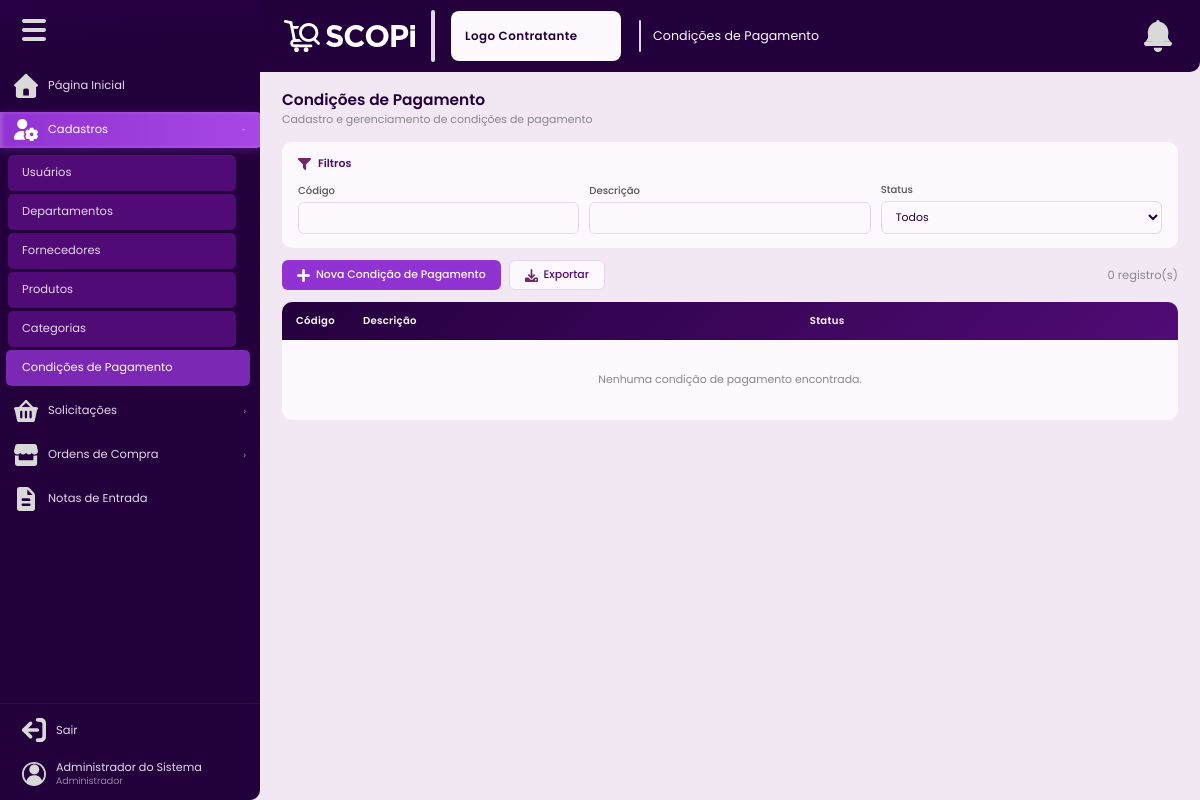
The page /condicoes-pagamento (signed in) on the database as committed earlier.
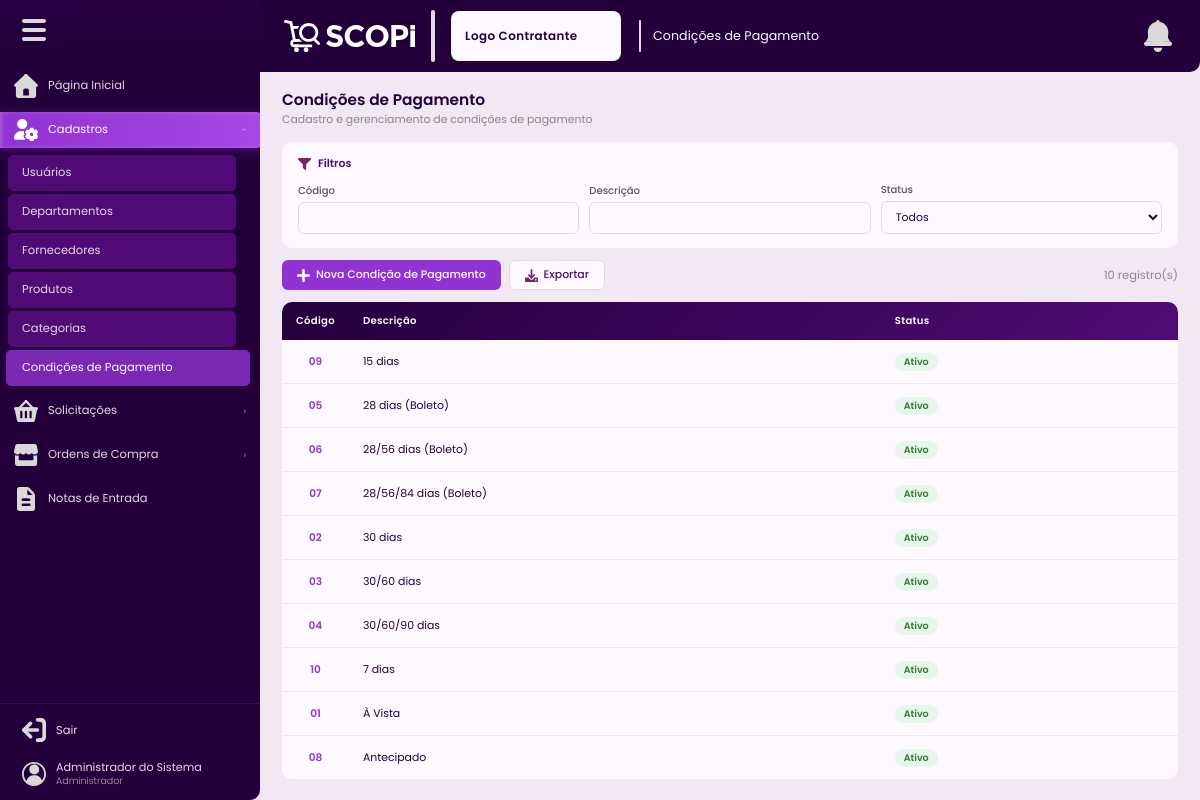
The same page on the database as committed later.
### tables this page shows
CREATE TABLE IF NOT EXISTS condicoes_pagamento (
    id           INT UNSIGNED AUTO_INCREMENT PRIMARY KEY,
    codigo       CHAR(2)       NOT NULL UNIQUE,
    descricao    VARCHAR(150)  NOT NULL,
    situacao     ENUM('ativo','inativo') NOT NULL DEFAULT 'ativo',
    criado_em    DATETIME      NOT NULL DEFAULT CURRENT_TIMESTAMP,
    atualizado_em DATETIME     NULL ON UPDATE CURRENT_TIMESTAMP,
    INDEX idx_situacao (situacao)
);

### Controllers/BaseController.php (called while the page is built, shortened)
<?php
class BaseController{
    protected function renderizar(string $view, array $variaveis = []): void {
        extract($variaveis);
        require_once __DIR__ . '/../Views/templates/header.php';
        require_once __DIR__ . '/../Views/' . $view . '.php';
        require_once __DIR__ . '/../Views/templates/footer.php';
    }
}

### Controllers/CondicaoPagamentoControlador.php (called while the page is built, shortened)
<?php
class CondicaoPagamentoControlador extends BaseController {
    private CondicaoPagamentoModelo $modelo;
    public function __construct() {
        $this->modelo = new CondicaoPagamentoModelo();
    }
    public function listar(): void {
        $filtros = $_GET;
        $condicoes = $this->modelo->listarComFiltros($filtros);
        $this->renderizar('cadastros/condicoes-pagamento', compact('condicoes', 'filtros'));
    }
}

### index.php (called while the page is built, shortened)
<?php
require_once __DIR__ . '/Autoloader.php';
$routes = require __DIR__ . '/Config/Routes.php';
$uri = parse_url($_SERVER['REQUEST_URI'] ?? '/', PHP_URL_PATH) ?: '/';
$uri = '/' . trim($uri, '/');
$uri = $uri === '//' ? '/' : $uri;
function matchRoute(string $uri, array $routes): array
{
    foreach ($routes as $route => $handler) {
        $pattern = preg_replace('/\{[^\/]+\}/', '([^\/]+)', $route);
        $pattern = '#^' . rtrim($pattern, '/') . '$#';
        if (preg_match($pattern, rtrim($uri, '/') ?: '/', $matches)) {
            array_shift($matches);
            return [$handler, $matches];
        }
    }
    return [null, []];
}
[$handler, $params] = matchRoute($uri, $routes);
[$controllerName, $method] = $handler;
$controller = new $className();
call_user_func_array([$controller, $method], $params);

### Autoloader.php (called while the page is built, shortened)
<?php
class Autoloader
{
    public static function register()
    {
        spl_autoload_register(function ($class) {
            $file = str_replace('\\', DIRECTORY_SEPARATOR, $class).'.php';
            if (file_exists($file)) {
                return true;
            }
            return false;
        });
    }
}

### Config/BancoDados.php (called while the page is built, shortened)
<?php
class BancoDados {
    private static ?self $instancia = null;
    private \PDO $conexao;
    private function __construct() {
        $hospedeiro = getenv('DB_HOST') ?: 'mysql';
        $nomeBanco  = getenv('NAME') ?: 'scopi';
        $usuario    = getenv('USER') ?: 'root';
        $senha      = getenv('PASS') !== false ? getenv('PASS') : 'root';
        $port       = getenv('DB_PORT') ?: '3306';
        $dsn = "mysql:host={$hospedeiro};dbname={$nomeBanco};port={$port};charset=utf8mb4";
        $this->conexao = new \PDO($dsn, $usuario, $senha, [
            \PDO::ATTR_ERRMODE            => \PDO::ERRMODE_EXCEPTION,
            \PDO::ATTR_DEFAULT_FETCH_MODE => \PDO::FETCH_ASSOC,
            \PDO::ATTR_EMULATE_PREPARES   => false,
        ]);
    }
    public static function obterInstancia(): self {
        if (self::$instancia === null) self::$instancia = new self();
        return self::$instancia;
    }
    public function obterConexao(): \PDO {
        return $this->conexao;
    }
}

### Models/ModeloBase.php (called while the page is built, shortened)
<?php
abstract class ModeloBase {
    public function __construct() {
        $this->bd = BancoDados::obterInstancia()->obterConexao();
    }
}

### Models/CondicaoPagamentoModelo.php (called while the page is built, shortened)
<?php
class CondicaoPagamentoModelo extends ModeloBase {
    public function listarComFiltros(array $filtros = []): array {
        $sql = "SELECT * FROM condicoes_pagamento WHERE 1=1";
        $p = [];
        $sql .= ' ORDER BY descricao ASC';
        $q = $this->bd->prepare($sql);
        $q->execute($p);
        return $q->fetchAll();
    }
}

### Config/Auxiliares.php (called while the page is built, shortened)
<?php
class Auxiliares {
    public static function escapar(?string $valor): string {
        return htmlspecialchars($valor ?? '', ENT_QUOTES, 'UTF-8');
    }
}

### Views/cadastros/condicoes-pagamento.php (the view, shortened to what the changed rows need)
<div class="pagina-cabecalho">
  <h1 class="pagina-titulo">Condições de Pagamento</h1>
</div>
<div class="barra-acoes">
  <div class="grupo-botoes">
    <button class="btn btn-primario" onclick="Scopi.abrirCadastro('modalCondicao','formCondicao')">
    </button>
    <button class="btn btn-secundario" onclick="window.open('<?= BASE_URL ?>/condicoes-pagamento/exportar' + window.location.search, '_blank')"><img src="<?= BASE_URL ?>/public/assets/icons/iconeDownload.svg" alt=""> Exportar</button>
  </div>
  <span style="font-size:.82rem;color:#888;"><?= count($condicoes) ?> registro(s)</span>
</div>
<div class="tabela-container">
  <table class="tabela" id="tabelaCondicoes">
    <thead><tr>
      <th>Código</th><th>Descrição</th><th>Status</th><th class="coluna-acoes"></th>
    </tr></thead>
    <tbody>
      <?php if(empty($condicoes)): ?>
        <tr><td colspan="4" style="text-align:center;padding:32px;color:#888;">Nenhuma condição de pagamento encontrada.</td></tr>
      <?php else: ?>
        <?php foreach($condicoes as $cp): ?>
        <tr>
          <td><span class="cod-clicavel" onclick="Scopi.abrirRegistro('modalCondicao','formCondicao','/condicoes-pagamento/dados',<?= $cp['id'] ?>,'visualizar')"><?= Auxiliares::escapar($cp['codigo']) ?></span></td>
          <td><?= Auxiliares::escapar($cp['descricao']) ?></td>
          <td><span class="badge badge-<?= $cp['situacao'] ?>"><?= ucfirst($cp['situacao']) ?></span></td>
          <td class="coluna-acoes">
          </td>
        </tr>
        <?php endforeach; ?>
      <?php endif; ?>
    </tbody>
  </table>
</div>

Rows that differ between the two databases and show on the page:
added condicoes_pagamento: codigo "09", descricao "15 dias", situacao "Ativo"
added condicoes_pagamento: codigo "05", descricao "28 dias (Boleto)", situacao "Ativo"
added condicoes_pagamento: codigo "06", descricao "28/56 dias (Boleto)", situacao "Ativo"
added condicoes_pagamento: codigo "07", descricao "28/56/84 dias (Boleto)", situacao "Ativo"
added condicoes_pagamento: codigo "02", descricao "30 dias", situacao "Ativo"
added condicoes_pagamento: codigo "03", descricao "30/60 dias", situacao "Ativo"
added condicoes_pagamento: codigo "04", descricao "30/60/90 dias", situacao "Ativo"
added condicoes_pagamento: codigo "10", descricao "7 dias", situacao "Ativo"
added condicoes_pagamento: codigo "01", descricao "À Vista", situacao "Ativo"
added condicoes_pagamento: codigo "08", descricao "Antecipado", situacao "Ativo"
Other text that changed with them:
count($condicoes): "0" → "10"
text no longer shown: "Nenhuma condição de pagamento encontrada."
